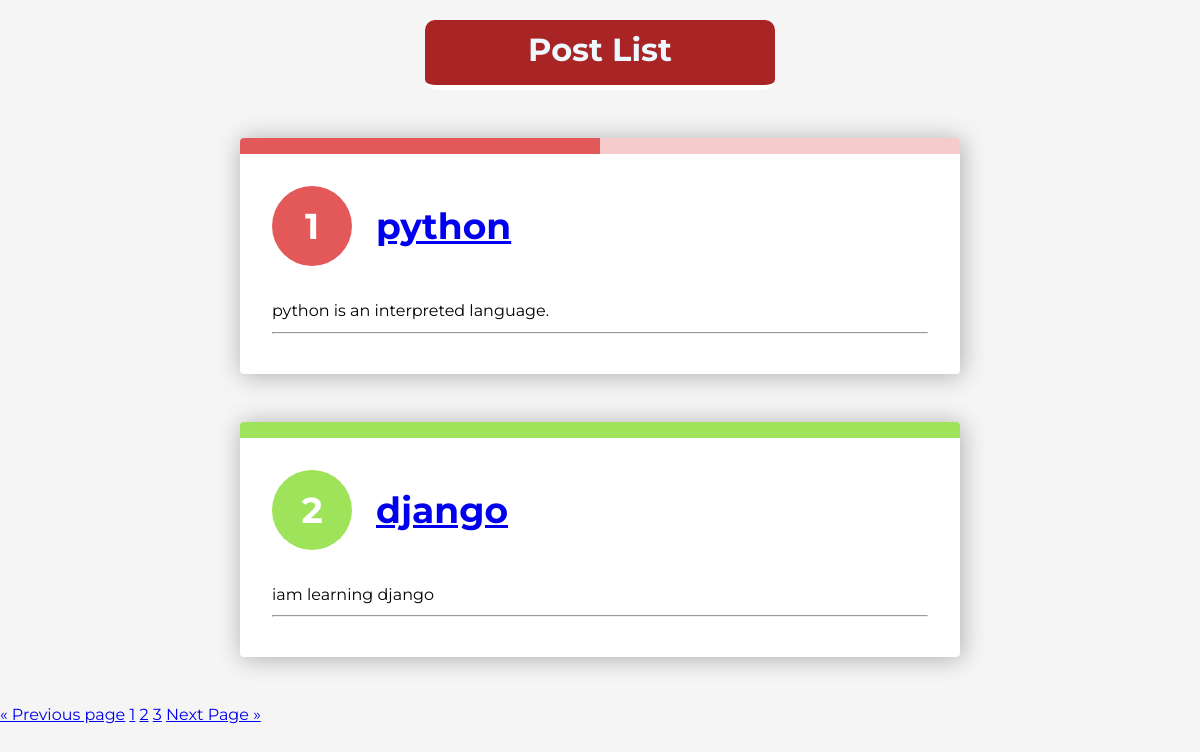
Page /blog/posts/?page=2 on the committed database.
### blog/models.py (models this page shows, shortened)
class Post(models.Model):
    class Status(models.TextChoices):
        DRAFT = 'DF' , 'Draft'
        PUBLISHED = 'PB' , 'Published'
        REJECTED = 'RJ' , 'Rejected'
    author = models.ForeignKey(User , on_delete=models.CASCADE , related_name='user_posts')
    title = models.CharField(max_length=250)
    description = models.TextField()
    slug = models.SlugField(max_length=250)
    publish = models.DateTimeField(default=timezone.now)
    created = models.DateTimeField(auto_now_add=True)
    updated = models.DateTimeField(auto_now=True)
    status = models.CharField(max_length=2 , choices=Status.choices, default=Status.DRAFT)
    reading_time = models.PositiveIntegerField()
    objects = models.Manager()
    published = PublishedManager()
    class Meta:
        ordering = ['-publish']
        indexes = [
            models.Index(fields=['-publish'])
        ]
    def get_absolute_url(self):
        return reverse('blog:post_detail' , args=[self.id])

### blog/views.py (the view)
# urls.py: path('posts/' , views.PostListView.as_view() , name = 'posts'),
class PostListView(ListView):
    queryset = Post.published.all()
    template_name = 'blog/list.html'
    paginate_by = 2
    context_object_name = 'posts'

### blog/templates/blog/list.html (shortened to what this page needs)
{% extends 'parent/base.html' %}
{% block content %}
    <h1> Post List </h1>
<ol style="--length: {{ posts|length }};" role="list">
    {% for post in posts %}
        <li style="--i: {{forloop.counter }}">
            <h3>
                <a href="{{ post.get_absolute_url }}">{{ post.title }}</a>
            </h3>
            <p>{{ post.description | truncatewords:5 }}</p>
            <hr>
        </li>
    {% endfor %}
</ol>
    {% include "partials/pagination.html" with page=page_obj %}
{% endblock %}

### blog/static/css/base.css (style rules this page uses)
* { box-sizing: border-box; }
body { --h: 212deg; --l: 43%; --brandColor: hsl(var(--h), 71%, var(--l)); font-family: Montserrat, sans-serif; margin: 0; background-color: whitesmoke; }
h1 { width: 350px; height: 70px; background-color: #a92424; color: aliceblue; text-align: center; border-bottom: 5px solid #ffffff; border-radius: 10px; margin: 20px auto; padding: 10px; }
p { margin: 0; line-height: 1.6; }
ol { list-style: none; counter-reset: list; padding: 0 1rem; }
li { --stop: calc(100% / var(--length) * var(--i)); --l: 62%; --l2: 88%; --h: calc((var(--i) - 1) * (180 / var(--length))); --c1: hsl(var(--h), 71%, var(--l)); --c2: hsl(var(--h), 71%, var(--l2)); position: relative; counter-increment: list; max-width: 45rem; margin: 2rem auto; padding: 2rem 1rem 1rem; box-shadow: 0.1rem 0.1rem 1.5rem rgba(0, 0, 0, 0.3); border-radius: 0.25rem; overflow: hidden; background-color: white; }
li::before { content: ''; display: block; width: 100%; height: 1rem; position: absolute; top: 0; left: 0; background: linear-gradient(to right, var(--c1) var(--stop), var(--c2) var(--stop)); }
h3 { display: flex; align-items: baseline; margin: 0 0 1rem; color: rgb(70 70 70); }
h3::before { display: flex; justify-content: center; align-items: center; flex: 0 0 auto; margin-right: 1rem; width: 3rem; height: 3rem; content: counter(list); padding: 1rem; border-radius: 50%; background-color: var(--c1); color: white; }
@media (min-width: 40em) { li { margin: 3rem auto; padding: 3rem 2rem 2rem; } }
@media (min-width: 40em) { h3 { font-size: 2.25rem; margin: 0 0 2rem; } }
@media (min-width: 40em) { h3::before { margin-right: 1.5rem; } }

### rows in the picture
Post: title "python", description "python is an interpreted language."
Post: title "django", description "iam learning django"

### other values in the picture
{{ num }} "1" "3"
{{ num }} "2"
